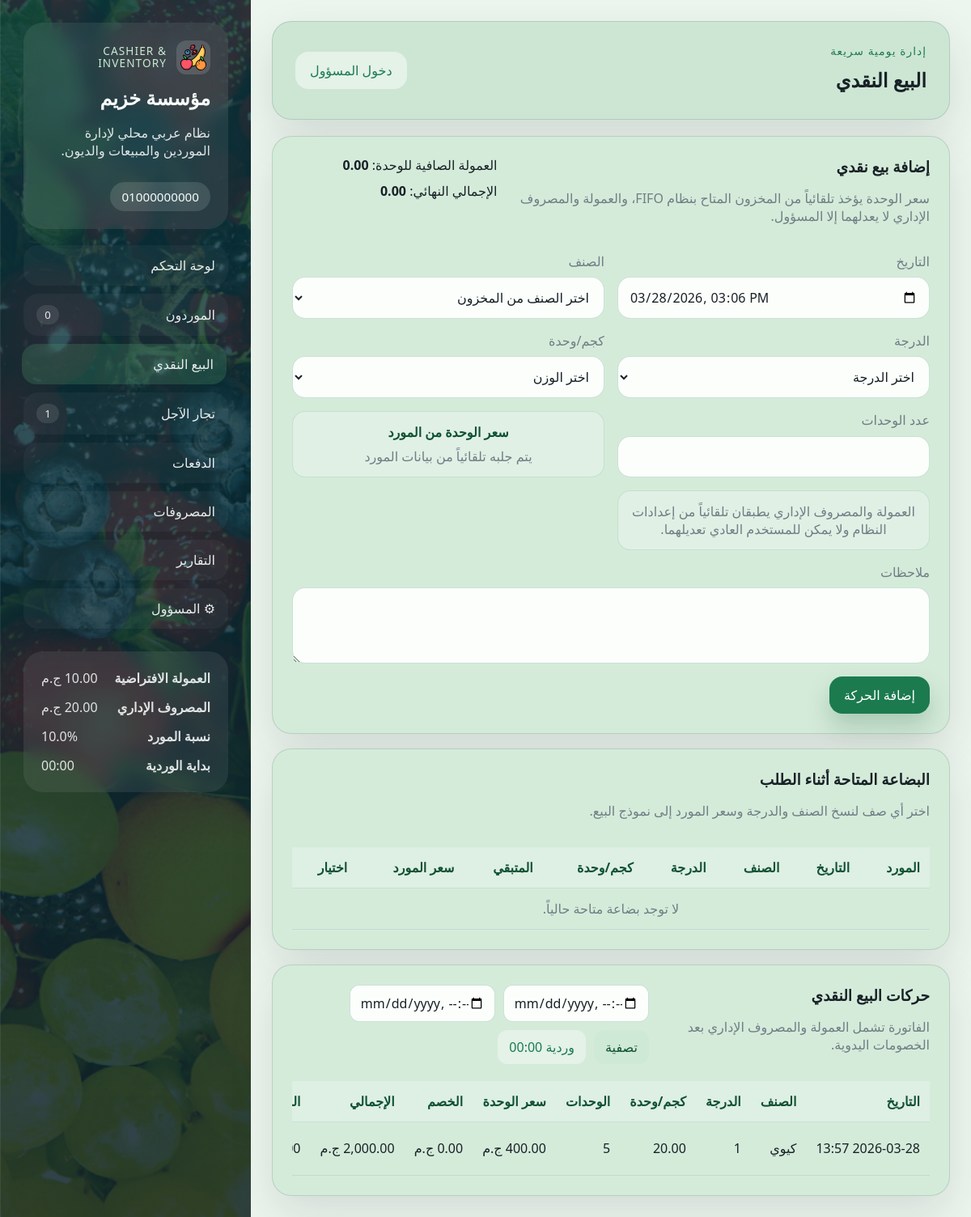
The app's page /retail/ with its own data.
### models/settings.py (models this page shows)
class Settings(Base):
    __tablename__ = "settings"
    id: Mapped[int] = mapped_column(Integer, primary_key=True)
    company_name: Mapped[str] = mapped_column(String(120), nullable=False)
    phone_number: Mapped[str] = mapped_column(String(255), nullable=False)
    commission_per_unit: Mapped[float] = mapped_column(Float, nullable=False, default=0.0)
    admin_expense: Mapped[float] = mapped_column(Float, nullable=False, default=0.0)
    supplier_profit_percentage: Mapped[float] = mapped_column(Float, nullable=False, default=0.0)
    shift_cutoff_time: Mapped[str] = mapped_column(String(5), nullable=False, default="00:00")
    admin_password: Mapped[str] = mapped_column(String(255), nullable=False)

### models/retail_transaction.py (models this page shows)
class RetailTransaction(Base):
    __tablename__ = "retail_transactions"
    id: Mapped[int] = mapped_column(Integer, primary_key=True)
    date: Mapped[datetime] = mapped_column(DateTime, nullable=False, default=datetime.now)
    fruit_name: Mapped[str] = mapped_column(String(120), nullable=False)
    units_count: Mapped[int] = mapped_column(Integer, nullable=False)
    class_number: Mapped[str] = mapped_column(String(50), nullable=False)
    kilograms_per_unit: Mapped[float] = mapped_column(Float, nullable=False, default=0.0)
    original_price_per_unit: Mapped[float] = mapped_column(Float, nullable=False)
    discount_per_unit: Mapped[float] = mapped_column(Float, nullable=False, default=0.0)
    discount_mode: Mapped[str] = mapped_column(String(20), nullable=False, default="commission")
    price_per_unit: Mapped[float] = mapped_column(Float, nullable=False)
    commission_per_unit: Mapped[float] = mapped_column(Float, nullable=False, default=0.0)
    admin_expense: Mapped[float] = mapped_column(Float, nullable=False, default=0.0)
    total_price: Mapped[float] = mapped_column(Float, nullable=False)
    final_price: Mapped[float] = mapped_column(Float, nullable=False)
    notes: Mapped[str | None] = mapped_column(Text, nullable=True)

### routes/retail_routes.py (the view, shortened to what this page needs)
@retail_bp.route("/", methods=["GET", "POST"])
def retail():
    db_session = get_session()
    settings = get_or_create_settings(db_session)
    is_admin_user = bool(session.get("admin_logged_in"))
    edit_transaction = None
    edit_id = parse_int(request.args.get("edit"))
    if edit_id:
        edit_transaction = db_session.get(RetailTransaction, edit_id)
    date_from = request.args.get("date_from", "").strip()
    date_to = request.args.get("date_to", "").strip()
    transactions_query = db_session.query(RetailTransaction)
    transactions_query = apply_date_range(
        transactions_query,
        RetailTransaction.date,
        date_from or None,
        date_to or None,
    )
    transactions = transactions_query.order_by(
        RetailTransaction.date.desc(), RetailTransaction.id.desc()
    ).all()
    goods = available_goods(db_session)
    stock_options = [
        {
            "fruit_name": item.fruit_name,
            "class_number": item.class_number,
            "kilograms_per_unit": float(item.kilograms_per_unit or 0),
            "remaining_units": int(item.remaining_units or 0),
            "price_per_unit": float(item.price_per_unit or 0),
        }
        for item in goods
    ]
    context = {
        **build_base_context(db_session),
        "page_title": "البيع النقدي",
        "transactions": transactions,
        "edit_transaction": edit_transaction,
        "default_commission": settings.commission_per_unit,
        "default_admin_expense": settings.admin_expense,
        "available_goods": goods,
        "stock_options": stock_options,
        "date_from": date_from,
        "date_to": date_to,
    }
    return render_template("retail.html", **context)

### templates/retail.html (shortened to what this page needs)
{% extends "base.html" %}
{% block content %}
<section class="content-grid single-wide">
    <article class="panel form-panel">
        <div class="panel-head">
            <div>
                <h3>{{ "تعديل بيع نقدي" if edit_transaction else "إضافة بيع نقدي" }}</h3>
                <p>سعر الوحدة يؤخذ تلقائياً من المخزون المتاح بنظام FIFO، والعمولة والمصروف الإداري لا يعدلهما إلا المسؤول.</p>
            </div>
            <div class="preview-strip" data-sale-preview>
                <span><span data-preview-label>العمولة الصافية للوحدة</span>: <strong data-preview="unit_price">0.00</strong></span>
                <span>الإجمالي النهائي: <strong data-preview="final_price">0.00</strong></span>
            </div>
        </div>
        <form class="form-grid" method="post" data-sale-form="retail" data-stock-options='{{ stock_options|tojson }}'>
            <label>
                <span>التاريخ</span>
                <input type="datetime-local" name="date" value="{{ edit_transaction.date|datetime_input if edit_transaction else now_string }}" required>
            </label>
            <label>
                <span>الصنف</span>
                <select name="fruit_name" required data-sale-field="fruit">
                    {% if edit_transaction %}
                        <option value="{{ edit_transaction.fruit_name }}" selected>{{ edit_transaction.fruit_name }}</option>
                    {% else %}
                        <option value="" selected>اختر الصنف من المخزون</option>
                    {% endif %}
                </select>
            </label>
            <label>
                <span>الدرجة</span>
                <select name="class_number" required data-sale-field="class">
                    {% if edit_transaction %}
                        <option value="{{ edit_transaction.class_number }}" selected>{{ edit_transaction.class_number }}</option>
                    {% else %}
                        <option value="" selected>اختر الدرجة</option>
                    {% endif %}
                </select>
            </label>
            <label>
                <span>كجم/وحدة</span>
                <select name="kilograms_per_unit" required data-sale-field="kilograms">
                    {% if edit_transaction %}
                        <option value="{{ edit_transaction.kilograms_per_unit }}" selected>{{ '%.2f'|format(edit_transaction.kilograms_per_unit) }}</option>
                    {% else %}
                        <option value="" selected>اختر الوزن</option>
                    {% endif %}
                </select>
            </label>
            <label>
                <span>عدد الوحدات</span>
                <input type="number" min="1" name="units_count" value="{{ edit_transaction.units_count if edit_transaction else '' }}" required>
            </label>
            <div class="info-box price-display-box">
                <strong>سعر الوحدة من المورد</strong>
                <span data-sale-price-display>{{ edit_transaction.original_price_per_unit|currency if edit_transaction else "يتم جلبه تلقائياً من بيانات المورد" }}</span>
            </div>
            {% if is_admin %}
                <label>
                    <span>العمولة للوحدة</span>
                    <input type="number" min="0" step="0.01" name="commission_per_unit" value="{{ edit_transaction.commission_per_unit if edit_transaction else default_commission }}" required>
                </label>
                <label>
                    <span>المصروف الإداري</span>
                    <input type="number" min="0" step="0.01" name="admin_expense" value="{{ edit_transaction.admin_expense if edit_transaction else default_admin_expense }}" required>
                </label>
            {% else %}
                <div class="info-box">
                    العمولة والمصروف الإداري يطبقان تلقائياً من إعدادات النظام ولا يمكن للمستخدم العادي تعديلهما.
                </div>
            {% endif %}
            <label class="full-width">
                <span>ملاحظات</span>
                <textarea name="notes" rows="3">{{ edit_transaction.notes if edit_transaction else '' }}</textarea>
            </label>
            <div class="form-actions full-width">
                <button class="btn btn-primary" type="submit">{{ "حفظ التعديل" if edit_transaction else "إضافة الحركة" }}</button>
            </div>
        </form>
    </article>
    <article class="panel">
        <div class="panel-head">
            <div>
                <h3>البضاعة المتاحة أثناء الطلب</h3>
                <p>اختر أي صف لنسخ الصنف والدرجة وسعر المورد إلى نموذج البيع.</p>
            </div>
        </div>
        <div class="table-wrap records-scroll">
            <table>
                <thead>
                    <tr>
                        <th>المورد</th>
                        <th>التاريخ</th>
                        <th>الصنف</th>
                        <th>الدرجة</th>
                        <th>كجم/وحدة</th>
                        <th>المتبقي</th>
                        <th>سعر المورد</th>
                        <th>اختيار</th>
                    </tr>
                </thead>
                <tbody>
                    {% for good in available_goods %}
                        <tr>
                            <td>{{ good.supplier_name }}</td>
                            <td>{{ good.date|date_ar }}</td>
                            <td>{{ good.fruit_name }}</td>
                            <td>{{ good.class_number }}</td>
                            <td>{{ '%.2f'|format(good.kilograms_per_unit) }}</td>
                            <td>{{ good.remaining_units }}</td>
                            <td>{{ good.price_per_unit|currency }}</td>
                            <td>
                                <button
                                    class="btn btn-small btn-secondary"
                                    type="button"
                                    data-stock-pick
                                    data-fruit="{{ good.fruit_name }}"
                                    data-class="{{ good.class_number }}"
                                    data-kilograms="{{ '%.2f'|format(good.kilograms_per_unit) }}"
                                    data-price="{{ '%.2f'|format(good.price_per_unit) }}"
                                >
                                    استخدام
                                </button>
                            </td>
                        </tr>
                    {% else %}
                        <tr><td colspan="8" class="empty-state">لا توجد بضاعة متاحة حالياً.</td></tr>
                    {% endfor %}
                </tbody>
            </table>
        </div>
    </article>
    <article class="panel">
        <div class="panel-head">
            <div>
                <h3>حركات البيع النقدي</h3>
                <p>الفاتورة تشمل العمولة والمصروف الإداري بعد الخصومات اليدوية.</p>
            </div>
            <form class="inline-form" method="get">
                <input type="datetime-local" name="date_from" value="{{ date_from }}">
                <input type="datetime-local" name="date_to" value="{{ date_to }}">
                <button class="btn btn-secondary" type="submit">تصفية</button>
            </form>
        </div>
        <div class="table-wrap records-scroll">
            <table>
                <thead>
                    <tr>
                        <th>التاريخ</th>
                        <th>الصنف</th>
                        <th>الدرجة</th>
                        <th>كجم/وحدة</th>
                        <th>الوحدات</th>
                        <th>سعر الوحدة</th>
                        <th>الخصم</th>
                        <th>الإجمالي</th>
                        <th>النهائي</th>
                    </tr>
                </thead>
                <tbody>
                    {% for item in transactions %}
                        <tr>
                            <td>{{ item.date|date_ar }}</td>
                            <td>{{ item.fruit_name }}</td>
                            <td>{{ item.class_number }}</td>
                            <td>{{ '%.2f'|format(item.kilograms_per_unit) }}</td>
                            <td>{{ item.units_count }}</td>
                            <td>{{ item.price_per_unit|currency }}</td>
                            <td>{{ item.discount_per_unit|currency }}</td>
                            <td>{{ item.total_price|currency }}</td>
                            <td>{{ item.final_price|currency }}</td>
                        </tr>
                    {% else %}
                        <tr><td colspan="10" class="empty-state">لا توجد حركات بيع نقدي حتى الآن.</td></tr>
                    {% endfor %}
                </tbody>
            </table>
        </div>
    </article>
</section>
{% endblock %}

### templates/base.html (shortened to what this page needs)
<!doctype html>
<html lang="ar" dir="rtl">
<head>
    <link rel="stylesheet" href="{{ url_for('static', filename='css/style.css') }}">
</head>
<body
    data-shift-cutoff="{{ shift_cutoff_range.cutoff }}"
    data-shift-start="{{ shift_cutoff_range.start }}"
    data-shift-end="{{ shift_cutoff_range.end }}"
>
    <div class="page-shell">
        <aside class="sidebar">
            <div class="brand-card">
                <div class="brand-kicker-row">
                    <img class="brand-logo" src="{{ url_for('static', filename='fruitsIcon.png') }}" alt="شعار النظام">
                    <span class="brand-kicker">Cashier & Inventory</span>
                </div>
                <h1>{{ settings.company_name }}</h1>
                <p>نظام عربي محلي لإدارة الموردين والمبيعات والديون.</p>
                <div class="brand-meta-stack">
                    {% for phone in phone_numbers %}
                        <div class="meta-pill">{{ phone }}</div>
                    {% endfor %}
                </div>
            </div>
            <nav class="nav-links">
                <a class="{{ 'active' if request.endpoint == 'admin.dashboard' else '' }}" href="{{ url_for('admin.dashboard') }}">لوحة التحكم</a>
                <a class="{{ 'active' if request.endpoint == 'suppliers.suppliers' else '' }}" href="{{ url_for('suppliers.suppliers') }}">الموردون <span>{{ nav_badges.open_suppliers }}</span></a>
                <a class="{{ 'active' if request.endpoint == 'retail.retail' else '' }}" href="{{ url_for('retail.retail') }}">البيع النقدي</a>
                <a class="{{ 'active' if request.endpoint == 'special_retailers.special_retailers' else '' }}" href="{{ url_for('special_retailers.special_retailers') }}">تجار الآجل <span>{{ nav_badges.unpaid_retailers }}</span></a>
                <a class="{{ 'active' if request.endpoint == 'payments.payments' else '' }}" href="{{ url_for('payments.payments') }}">الدفعات</a>
                <a class="{{ 'active' if request.endpoint == 'expenses.expenses' else '' }}" href="{{ url_for('expenses.expenses') }}">المصروفات</a>
                <a class="{{ 'active' if request.endpoint == 'admin.reports' else '' }}" href="{{ url_for('admin.reports') }}">التقارير</a>
                <a class="{{ 'active' if request.endpoint in ['admin.admin_panel', 'admin.login'] else '' }}" href="{{ url_for('admin.admin_panel' if is_admin else 'admin.login') }}">&#9881; المسؤول</a>
            </nav>
            <div class="settings-card sidebar-spacer">
                <div>
                    <strong>العمولة الافتراضية</strong>
                    <span>{{ settings.commission_per_unit|currency }}</span>
                </div>
                <div>
                    <strong>المصروف الإداري</strong>
                    <span>{{ settings.admin_expense|currency }}</span>
                </div>
                <div>
                    <strong>نسبة المورد</strong>
                    <span>{{ settings.supplier_profit_percentage }}%</span>
                </div>
                <div>
                    <strong>بداية الوردية</strong>
                    <span>{{ settings.shift_cutoff_time }}</span>
                </div>
            </div>
        </aside>
        <main class="main-content">
            <header class="topbar">
                <div>
                    <span class="topbar-label">إدارة يومية سريعة</span>
                    <h2>{{ page_title or "نظام الكاشير" }}</h2>
                </div>
                <div class="topbar-actions">
                    {% if is_admin %}
                        <form method="post" action="{{ url_for('admin.logout') }}">
                            <button class="btn btn-ghost" type="submit">تسجيل الخروج</button>
                        </form>
                    {% else %}
                        <a class="btn btn-ghost" href="{{ url_for('admin.login') }}">دخول المسؤول</a>
                    {% endif %}
                </div>
            </header>
            {% block content %}{% endblock %}
        </main>
    </div>
</body>
</html>

### records on screen
Settings: company_name "مؤسسة خزيم", phone_number "01000000000", commission_per_unit "10.00 ج.م", admin_expense "20.00 ج.م", supplier_profit_percentage "10.0", shift_cutoff_time "00:00"
RetailTransaction: date "2026-03-28 13:57", fruit_name "كيوي", class_number "1", kilograms_per_unit "20.00", units_count "5", price_per_unit "400.00 ج.م", discount_per_unit "0.00 ج.م", total_price "2,000.00 ج.م"

### other values on screen
{{ nav_badges.open_suppliers }} "0"
{{ nav_badges.unpaid_retailers }} "1"
{{ page_title or "نظام الكاشير" }} "البيع النقدي"
{{ "تعديل بيع نقدي" if edit_transaction else "إضافة بيع نقدي" }} "إضافة بيع نقدي"
{{ "حفظ التعديل" if edit_transaction else "إضافة الحركة" }} "إضافة الحركة"
